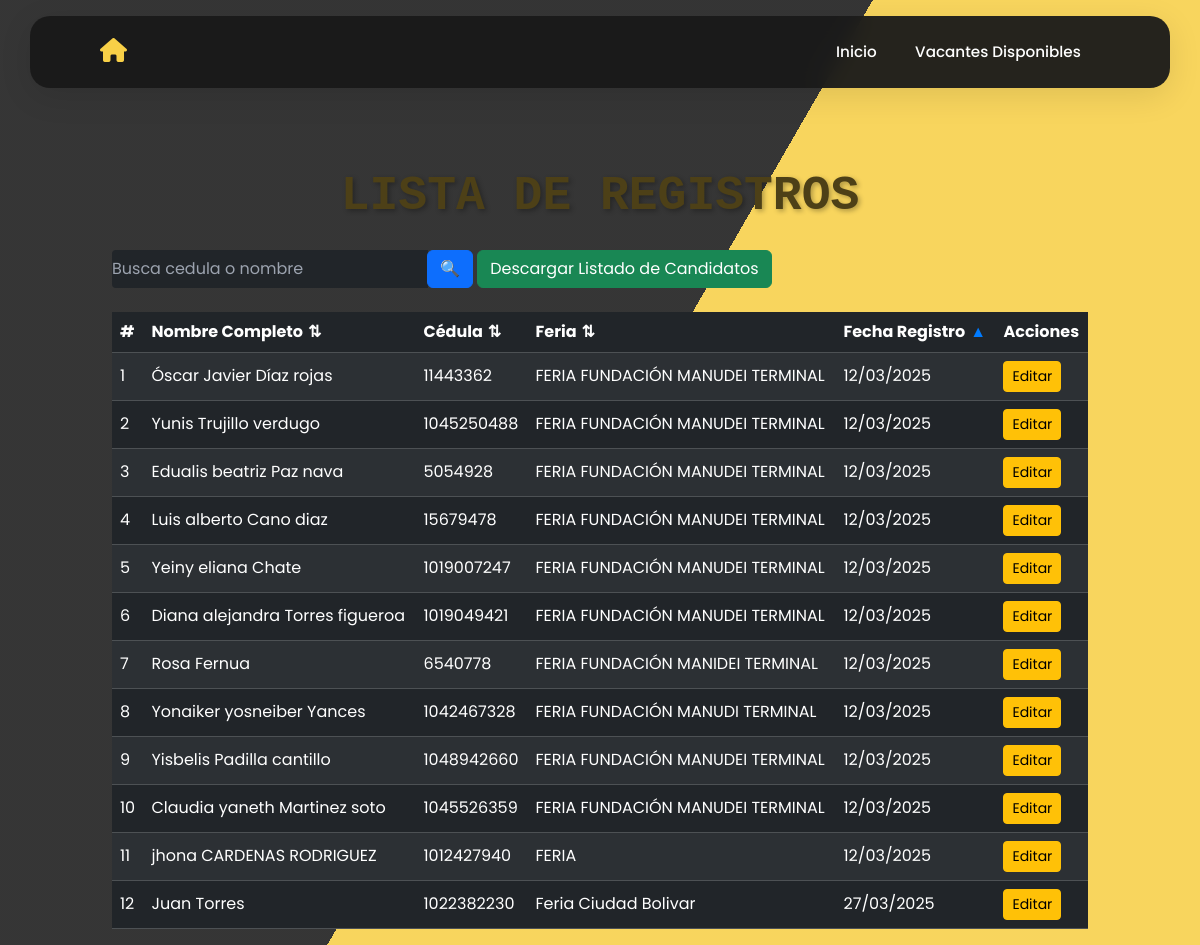
Before: /registros/ with the older database file.
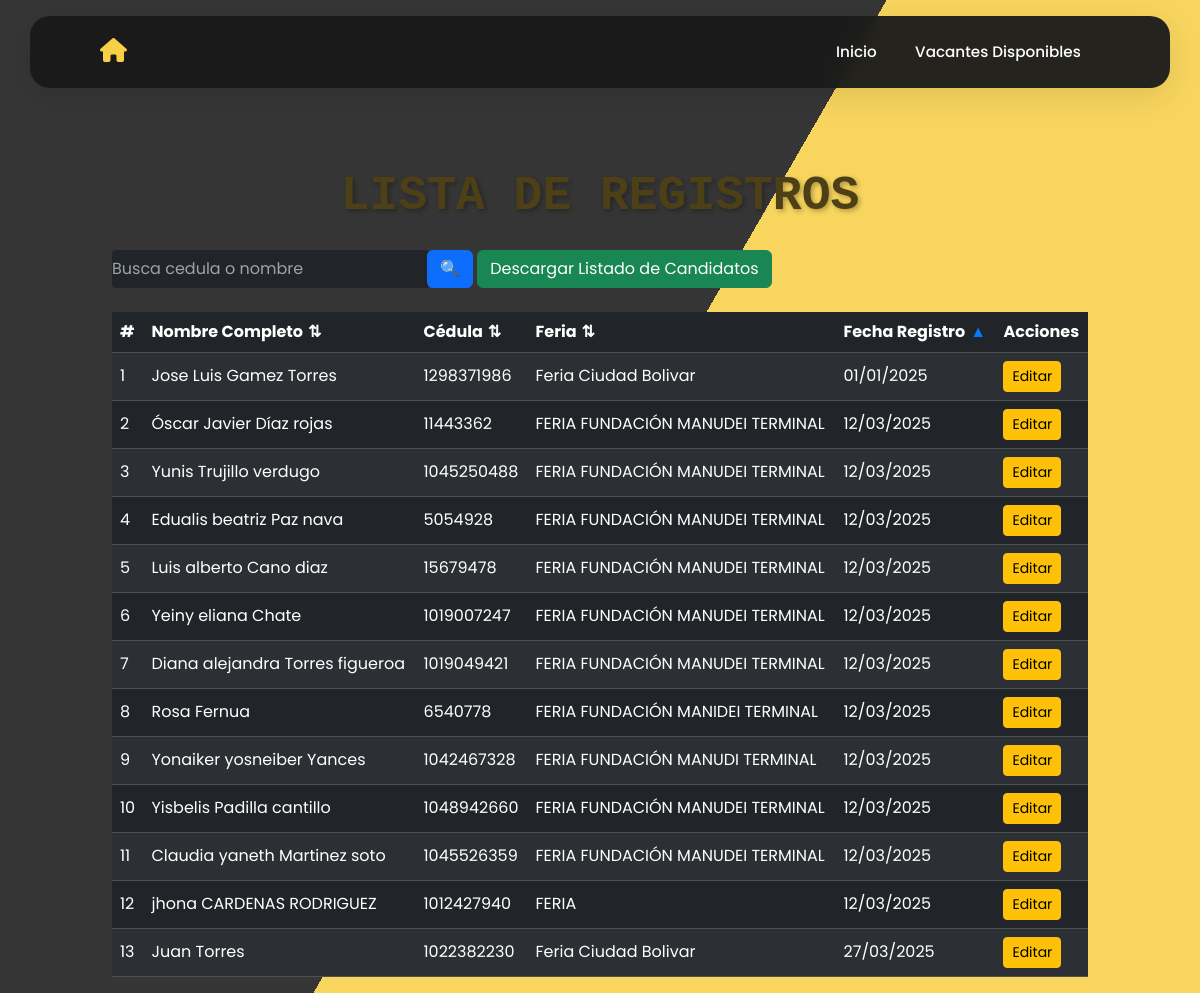
After: the same page with the newer database file.
### vacantes/models.py (models this page shows, shortened)
class RegistroCandidato(models.Model):
    SEX_CHOICES = [
        ('Mujer', 'Mujer'),
        ('Hombre', 'Hombre'),
        ('Intersexual', 'Intersexual'),
    ]
    DOCUMENT_TYPE_CHOICES = [
        ('CEDULA DE CIUDADANIA', 'CEDULA DE CIUDADANIA'),
        ('PERMISO ESPECIAL DE PERMANENCIA', 'PERMISO ESPECIAL DE PERMANENCIA'),
        ('TARJETA DE IDENTIDAD', 'TARJETA DE IDENTIDAD'),
        ('DOCUMENTO NACIONAL DE IDENTIFICACION', 'DOCUMENTO NACIONAL DE IDENTIFICACION'),
        ('PASAPORTE', 'PASAPORTE'),
        ('CEDULA DE EXTRANJERIA', 'CEDULA DE EXTRANJERIA'),
    ]
    EDUCATION_LEVEL_CHOICES = [
        ('BASICA PRIMARIA', 'BASICA PRIMARIA'),
        ('BASICA SECUNDARIA', 'BASICA SECUNDARIA'),
        ('BACHILLER ACADEMICO', 'BACHILLER ACADEMICO'),
        ('ESTUDIANTE BACHILLER ACADEMICO', 'ESTUDIANTE BACHILLER ACADEMICO'),
        ('TECNICO LABORAL/PROFESIONAL', 'TECNICO LABORAL/PROFESIONAL'),
        ('ESTUDIANTE TECNICO LABORAL/PROFESIONAL', 'ESTUDIANTE TECNICO LABORAL/PROFESIONAL'),
        ('TECNOLOGO', 'TECNOLOGO'),
        ('ESTUDIANTE TECNOLOGO', 'ESTUDIANTE TECNOLOGO'),
        ('PROFESIONAL', 'PROFESIONAL'),
        ('ESTUDIANTE PROFESIONAL', 'ESTUDIANTE PROFESIONAL'),
        ('POSGRADO', 'POSGRADO'),
    ]
    SCHEDULE_CHOICES = [
        ('TIEMPO COMPLETO', 'TIEMPO COMPLETO'),
        ('MEDIO TIEMPO', 'MEDIO TIEMPO'),
        ('FINES DE SEMANA', 'FINES DE SEMANA'),
    ]
    DISABILITY_CHOICES = [
        ('SI', 'Sí'),
        ('NO', 'No'),
    ]
    SISE_CHOICES = [
        ('SI', 'Sí'),
        ('NO', 'No'),
    ]
    RECRUITER_CHOICES = [
        ('Diego Alejandro Parra Pinto', 'Diego Alejandro Parra Pinto'),
        ('Jony Edilberto Chisaba Rojas', 'Jony Edilberto Chisaba Rojas'),
        ('Jose Luis Gamez Torres', 'Jose Luis Gamez Torres'),
        ('Jully Andrea Galindo Fonseca', 'Jully Andrea Galindo Fonseca'),
        ('Maria Alejandra Moreno Pedraza', 'Maria Alejandra Moreno Pedraza'),
        ('Sergio Daniel García Donado', 'Sergio Daniel García Donado'),
        ('Steven Alejandro Arevalo Benitez', 'Steven Alejandro Arevalo Benitez'),
        ('Victor De Jesus Fagua Cogollo', 'Victor De Jesus Fagua Cogollo'),
        ('Yennifer Alexandra Ruiz', 'Yennifer Alexandra Ruiz'),
        ('Yesica Natalia Lemos Lemos', 'Yesica Natalia Lemos Lemos'),
    ]
    SALARY_CHOICES = [
        ('Menos de 1 SMMLV', 'Menos de 1 SMMLV'),
        ('1 a 2 SMMLV', '1 a 2 SMMLV'),
        ('2 a 4 SMMLV', '2 a 4 SMMLV'),
        ('4 a 6 SMMLV', '4 a 6 SMMLV'),
        ('6 a 9 SMMLV', '6 a 9 SMMLV'),
        ('9 a 12 SMMLV', '9 a 12 SMMLV'),
        ('12 a 15 SMMLV', '12 a 15 SMMLV'),
        ('15 a 19 SMMLV', '15 a 19 SMMLV'),
        ('20 SMMLV en adelante', '20 SMMLV en adelante'),
    ]
    TIPO_FERIA_CHOICES = [
        ('FERIA PROPIA', 'FERIA PROPIA'),
        ('FERIA INVITADO', 'FERIA INVITADO'),
        ('FERIA MOVIL', 'FERIA MOVIL'),
    ]
    feria = models.CharField(max_length=100, blank=True, null=True)
    fecha_feria = models.DateField(default=date(2025, 1, 1), blank=True, null=True)
    tipo_feria = models.CharField(max_length=20, choices=TIPO_FERIA_CHOICES, blank=True, null=True)
    codigo_sise = models.CharField(max_length=50, blank=True, null=True)
    empresa_sise = models.CharField(max_length=100, blank=True, null=True)
    interes_practica = models.BooleanField(default=False, blank=True, null=True)
    sexo = models.CharField(max_length=16, choices=SEX_CHOICES)
    tipo_documento = models.CharField(max_length=50, choices=DOCUMENT_TYPE_CHOICES)
    numero_documento = models.CharField(max_length=20, unique=True)
    nombres = models.CharField(max_length=100)
    apellidos = models.CharField(max_length=100)
    numero_celular = models.CharField(max_length=15)
    correo_electronico = models.EmailField()
    fecha_nacimiento = models.DateField()
    formacion_academica = models.CharField(max_length=40, choices=EDUCATION_LEVEL_CHOICES)
    programa_academico = models.CharField(max_length=100)
    experiencia_laboral = models.TextField(blank=True, null=True)
    interes_ocupacional = models.TextField(blank=True, null=True)
    departamento = models.ForeignKey(Departamento, on_delete=models.SET_NULL, null=True, blank=True)
    ciudad = models.ForeignKey(Ciudad, on_delete=models.SET_NULL, null=True, blank=True)
    candidato_discapacidad = models.CharField(max_length=2, choices=DISABILITY_CHOICES)
    tipo_discapacidad = models.CharField(max_length=100, blank=True, null=True)
    horario_interesado = models.CharField(max_length=20, choices=SCHEDULE_CHOICES)
    semestre_grado = models.CharField(max_length=100, blank=True, null=True)
    aspiracion_salarial = models.CharField(
        max_length=50,
        choices=SALARY_CHOICES,
        help_text="Seleccione una opción de aspiración salarial.",
        blank=True
    )
    registrado_en_sise = models.CharField(max_length=2, choices=SISE_CHOICES, blank=True, null=True)
    tecnico_seleccion = models.CharField(max_length=40, choices=RECRUITER_CHOICES, blank=True, null=True)
    vacantes_disponibles = models.ManyToManyField("Vacante", related_name="candidatos", blank=True)
    class Meta:
        verbose_name = "Registro de Candidato"
        verbose_name_plural = "Registros de Candidatos"

### vacantes/views.py (the view)
# urls.py: path('registros/', views.lista_registros, name='lista_registros'),
def lista_registros(request):
    query = request.GET.get('q', '')  # Captura el término de búsqueda
    order_by = request.GET.get('order_by', 'fecha_feria')  # Ordenación por defecto
    order_dir = request.GET.get('order_dir', 'asc')  # Dirección por defecto
    registros = RegistroCandidato.objects.all()
    registros = registros.annotate(
        nombres_lower=Lower('nombres'),
        apellidos_lower=Lower('apellidos'),
        documento_lower=Lower('numero_documento')
    )
    if query:
        registros = registros.filter(
            Q(nombres_lower__icontains=query) |
            Q(apellidos_lower__icontains=query) |
            Q(documento_lower__icontains=query)
        )
    order_fields = {
        'nombres': 'nombres_lower',
        'apellidos': 'apellidos_lower',
        'numero_documento': 'documento_lower',
        'feria': 'feria',
        'fecha_feria': 'fecha_feria'
    }
    sort_field = order_fields.get(order_by, 'fecha_feria')
    if order_dir == 'desc':
        registros = registros.order_by(f'-{sort_field}')
    else:
        registros = registros.order_by(sort_field)
    context = {
        'registros': registros,
        'query': query,
        'order_by': order_by,
        'order_dir': order_dir
    }
    return render(request, 'lista_registros.html', context)

### vacantes/templates/lista_registros.html (shortened to what the changed rows need)
{% extends 'base.html' %}
{% block contenido %}
<div class="container mt-5">
    <h1 class="text-center">Lista de Registros</h1>
    <table class="table table-dark table-striped">
        <thead>
            <tr>
                <th>#</th>
                <th>
                    <a href="?{% if order_by == 'nombres' and order_dir == 'asc' %}order_by=nombres&order_dir=desc{% else %}order_by=nombres&order_dir=asc{% endif %}{% if query %}&q={{ query }}{% endif %}">
                        Nombre Completo
                        {% if order_by == 'nombres' %}
                            {% if order_dir == 'asc' %}
                                <span class="sort-icon current-sort">▲</span>
                            {% else %}
                                <span class="sort-icon current-sort">▼</span>
                            {% endif %}
                        {% else %}
                            <span class="sort-icon">⇅</span>
                        {% endif %}
                    </a>
                </th>
                <th>
                    <a href="?{% if order_by == 'numero_documento' and order_dir == 'asc' %}order_by=numero_documento&order_dir=desc{% else %}order_by=numero_documento&order_dir=asc{% endif %}{% if query %}&q={{ query }}{% endif %}">
                        Cédula
                        {% if order_by == 'numero_documento' %}
                            {% if order_dir == 'asc' %}
                                <span class="sort-icon current-sort">▲</span>
                            {% else %}
                                <span class="sort-icon current-sort">▼</span>
                            {% endif %}
                        {% else %}
                            <span class="sort-icon">⇅</span>
                        {% endif %}
                    </a>
                </th>
                <th>
                    <a href="?{% if order_by == 'feria' and order_dir == 'asc' %}order_by=feria&order_dir=desc{% else %}order_by=feria&order_dir=asc{% endif %}{% if query %}&q={{ query }}{% endif %}">
                        Feria
                        {% if order_by == 'feria' %}
                            {% if order_dir == 'asc' %}
                                <span class="sort-icon current-sort">▲</span>
                            {% else %}
                                <span class="sort-icon current-sort">▼</span>
                            {% endif %}
                        {% else %}
                            <span class="sort-icon">⇅</span>
                        {% endif %}
                    </a>
                </th>
                <th>
                    <a href="?{% if order_by == 'fecha_feria' and order_dir == 'asc' %}order_by=fecha_feria&order_dir=desc{% else %}order_by=fecha_feria&order_dir=asc{% endif %}{% if query %}&q={{ query }}{% endif %}">
                        Fecha Registro
                        {% if order_by == 'fecha_feria' %}
                            {% if order_dir == 'asc' %}
                                <span class="sort-icon current-sort">▲</span>
                            {% else %}
                                <span class="sort-icon current-sort">▼</span>
                            {% endif %}
                        {% else %}
                            <span class="sort-icon">⇅</span>
                        {% endif %}
                    </a>
                </th>
                <th>Acciones</th>
            </tr>
        </thead>
        <tbody>
            {% for registro in registros %}
                <tr>
                    <td>{{ forloop.counter }}</td>
                    <td>{{ registro.nombres }} {{ registro.apellidos }}</td>
                    <td>{{ registro.numero_documento }}</td>
                    <td>{{ registro.feria }}</td>
                    <td>{{ registro.fecha_feria|date:"d/m/Y" }}</td>
                    <td>
                        <a href="{% url 'editar_registro' registro.pk %}" class="btn btn-warning btn-sm">Editar</a>
                    </td>
                </tr>
            {% empty %}
                <tr>
                    <td colspan="6" class="text-center">No se encontraron registros.</td>
                </tr>
            {% endfor %}
        </tbody>
    </table>
</div>
{% endblock %}

Changed rows visible on the page:
added RegistroCandidato: nombres "Jose Luis", apellidos "Gamez Torres", numero_documento "1298371986", feria "Feria Ciudad Bolivar", fecha_feria "01/01/2025"
